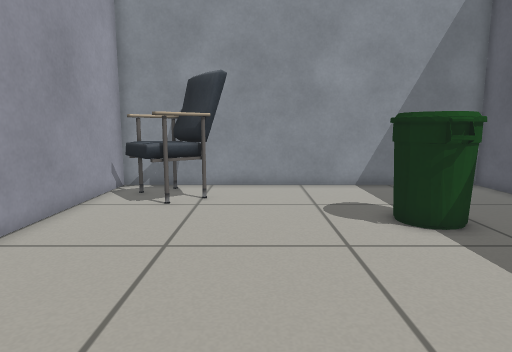
View 1 (above)

12 first-person views from a walk through a Gazebo world. The camera is 0.63 m above the floor, tilts 8° down and sees 75° across. The floor is counted in squares, 0.25 m on a side. Each view is taken from the middle of a square. On the plan, view 1 faces up. The plan holds only what a view shows up to about 20 squares ahead; the rest is blank. Simple shapes stand in for some stock models.

View 2
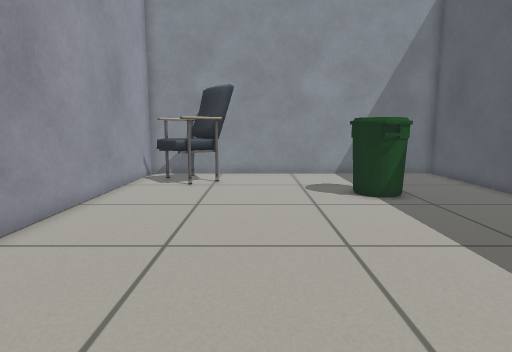

View 3
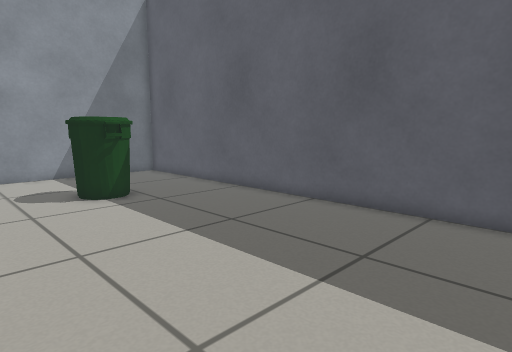

View 4
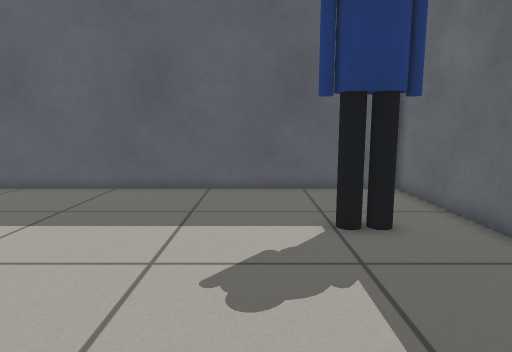

View 5
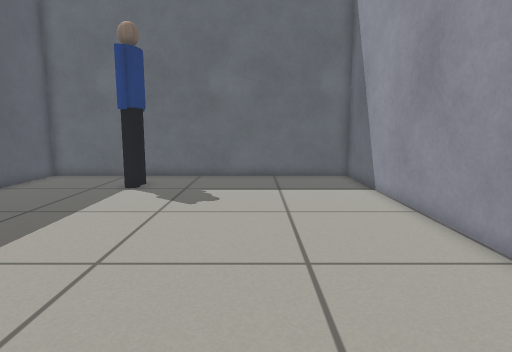

View 6
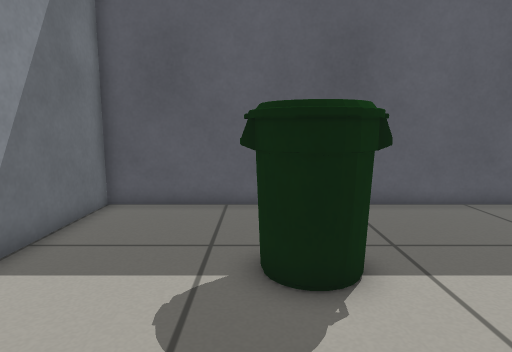

View 7
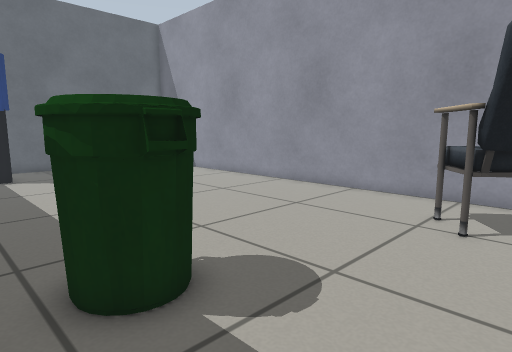

View 8
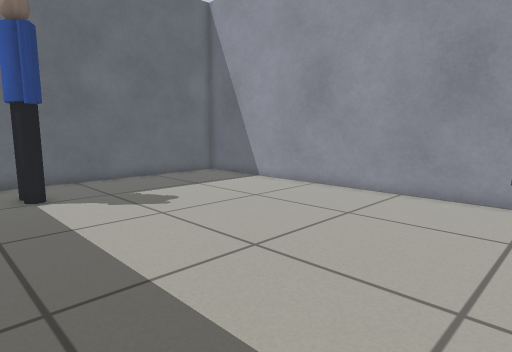

View 9
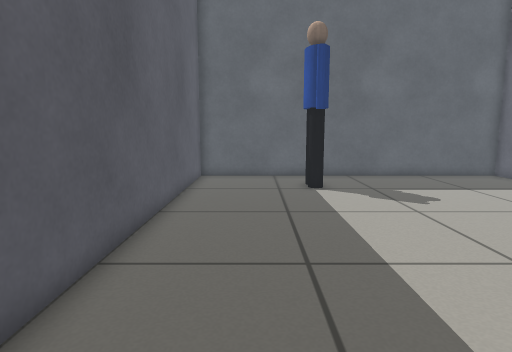

View 10
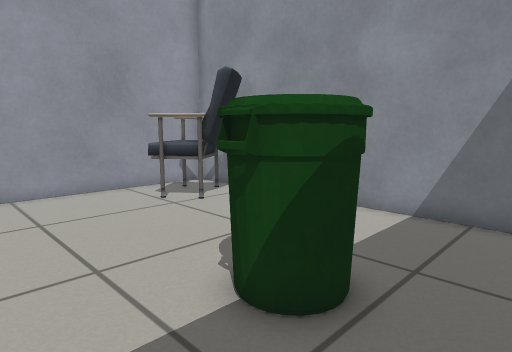

View 11
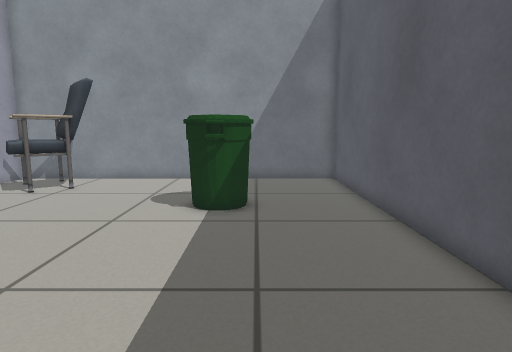

View 12
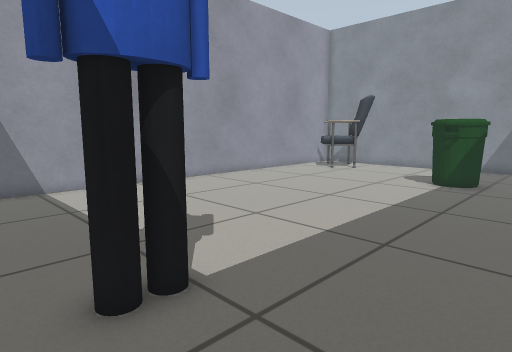

### Floor plan
Points are (right, up) in squares from view 1. A wall is a line through its corners. A room is listed if a view was taken in it or the views show most of it. See-through windows are left out.
Room 1 (views 1, 2, 3, 4, 5, 6, 7, 8, 9, 10, 11, 12)
walls: (-6, -9) (10, -9) (10, 15) (-6, 15) (-6, -9)
objects: chair (-5, 11) to (-1, 14); person (4, -7) to (5, -5); bin (4, 8) to (6, 10)

Where each view was taken, in squares from view 1:
view 1: 0 up, 0 right, facing up
view 2: 4 down, 0 right, facing up
view 3: 4 down, 0 right, facing up-right
view 4: 3 down, 4 left, facing right
view 5: 9 up, 1 left, facing down
view 6: 10 up, 1 left, facing right
view 7: 14 up, 7 right, facing down-left
view 8: 8 up, 7 right, facing down-left
view 9: 9 up, 7 right, facing down
view 10: 5 up, 8 right, facing up-left
view 11: 2 down, 6 right, facing up
view 12: 8 down, 9 right, facing up-left
